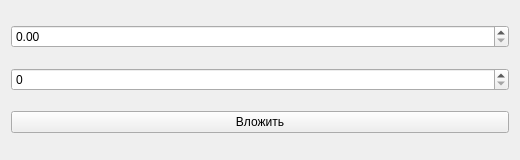
<?xml version="1.0" encoding="UTF-8"?>
<ui version="4.0">
 <class>DepositForm</class>
 <widget class="QWidget" name="DepositForm">
  <property name="geometry">
   <rect>
    <x>0</x>
    <y>0</y>
    <width>520</width>
    <height>160</height>
   </rect>
  </property>
  <property name="minimumSize">
   <size>
    <width>300</width>
    <height>160</height>
   </size>
  </property>
  <property name="windowTitle">
   <string>Сделать вклад</string>
  </property>
  <layout class="QVBoxLayout" name="verticalLayout">
   <item>
    <widget class="QDoubleSpinBox" name="amount"/>
   </item>
   <item>
    <widget class="QSpinBox" name="month"/>
   </item>
   <item>
    <widget class="QPushButton" name="confirm">
     <property name="text">
      <string>Вложить</string>
     </property>
    </widget>
   </item>
  </layout>
 </widget>
 <resources/>
 <connections/>
</ui>
